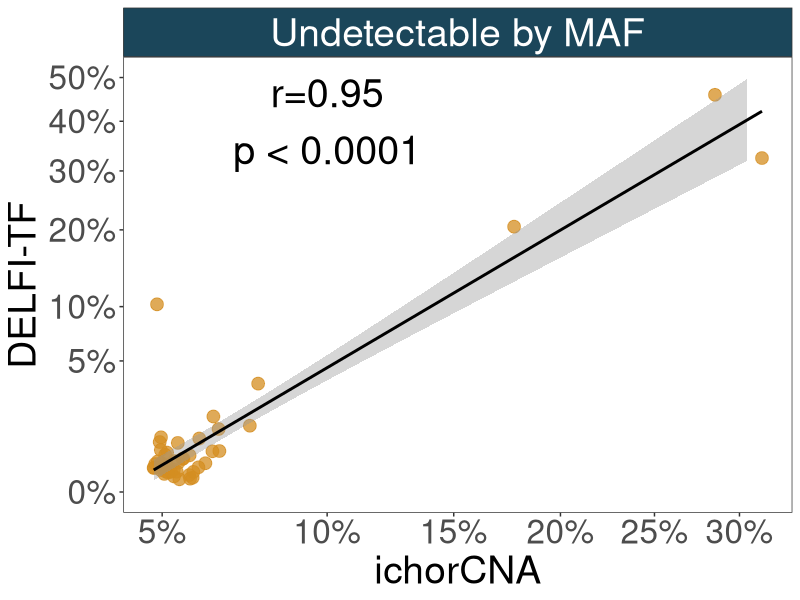
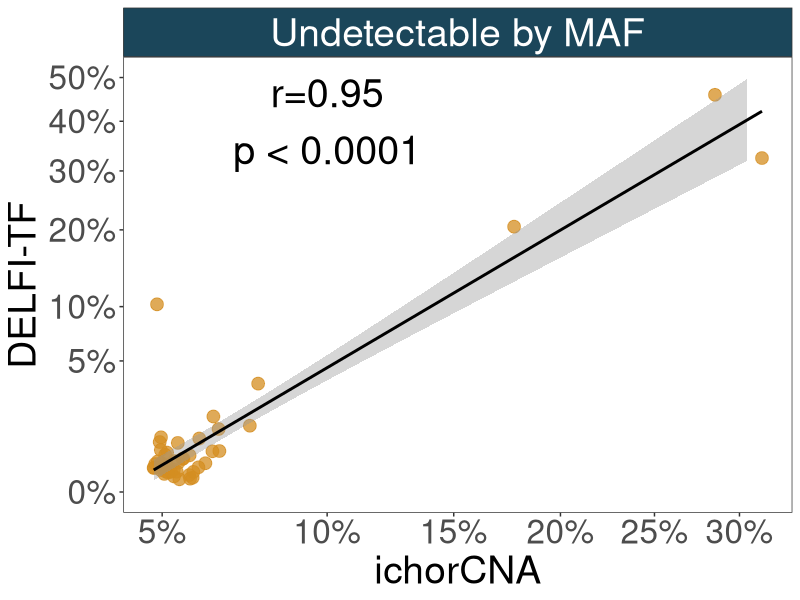

Reproduce these figures in R, in order.
################################################################################
#################### Setup #####################################################

# loc
setwd("~/git/CAIRO5_Public")

# libraries
library(readxl)
library(data.table)
library(ggplot2)
library(scales)


# Data
BloodSampleCharacteristics <- as.data.table(read_xlsx("Data/CAIRO5_Supplemental.xlsx", sheet=2, skip=1))
ClinicalDemographics <- as.data.table(read_xlsx("Data/CAIRO5_Supplemental.xlsx", sheet=1, skip=1))

################################################################################
################# pair down data to required cols ##############################

# Blood Samples
keep <- c('Sequence ID', 'Subject ID', 'Sample Time Point', 'DELFI-TF', 'MAF', 'ichorCNA')
BloodSampleCharacteristics <- BloodSampleCharacteristics[,..keep]

# clinical data
keep <- c('Subject ID', 'Study Arm')
ClinicalDemographics <- ClinicalDemographics[,..keep]

# merge data together
finalData <- merge(BloodSampleCharacteristics, ClinicalDemographics, by='Subject ID', all.x=T)

################################################################################
################### final formatting ###########################################

# restrict to only values with MAF, DELFI-TF, and ichorCNA
finalData <- finalData[(!is.na(ichorCNA) & !is.na(`DELFI-TF`) & !is.na(MAF))]

# calculate cut points
mafQuant <- quantile(finalData[MAF != 0]$MAF)

# select only those values where MAF is 0 "undetectable" and also above Q2 MAF from the boxplots in FigS3A, close to the apparent ichorCNA floor
finalData <- finalData[MAF == 0 & ichorCNA >= mafQuant[3]]

################################################################################
############## run correlation #################################################

# switch statement to re-define p-values
relabel_p <- function(x){
  if(x < .0001) return('p < 0.0001')
  if(x < .001) return('p < 0.001')
  if(x < .01) return('p < 0.01')
  if(x < .05) return('p < 0.05')
  return(paste0('p = ', signif(x, 3)))
}

# run cor
corStat <- cor.test(finalData$`DELFI-TF`, finalData$ichorCNA)

# make label
corStat <- paste0("r=", signif(corStat$estimate, 2), "\n", relabel_p(corStat$p.value))

################################################################################
############# make final plot ##################################################

# scatter plot
FigS4A <- ggplot(finalData, aes(x=ichorCNA, y=`DELFI-TF`)) +
  geom_point(color="#d48e20", alpha=.75, size=4) +
  geom_smooth(method="lm", color="black") +
  scale_y_sqrt(label=scales::percent, limits=c(0, .5), breaks=c(0, .05, .1, .2, .3, .4, .5)) +
  scale_x_sqrt(label=scales::percent, breaks=c(.05, .1, .15, .2, .25, .3)) +
  annotate("text", x=.1, y=.4, label=corStat, size=10) +
  facet_wrap(~'Undetectable by MAF') +
  theme_bw() +
  theme(panel.grid = element_blank()) +
  theme(strip.text=element_text(color="white", size=28), strip.background = element_rect(fill="#1B465A")) +
  theme(axis.text = element_text(size=24), axis.title=element_text(size=28))

# save plot
png(filename="Figures/FigS4A.png", height=10, width=12, units="in", res=150)
FigS4A
dev.off()

cairo_pdf(file="Figures/FigS4A.pdf", height=10, width=12)
FigS4A
dev.off()

